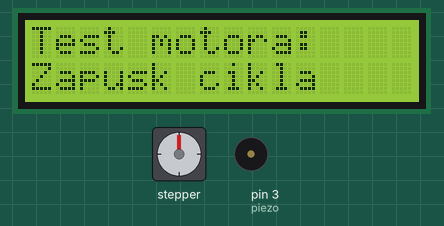
Recording of a sketch running on a simulated Arduino Uno, built with avr-gcc and run on an emulated ATmega328P. Shown: stepper motor, 16×2 character LCD, buzzer (waves = sounding). Wiring (inferred from the names in the program): stepper motor (2048 steps per turn assumed): coils pin 8, pin 9, pin 10, pin 11. What the sketch prints to the serial monitor is not drawn.

Above: at 0.8 s.
At 2.25 s:
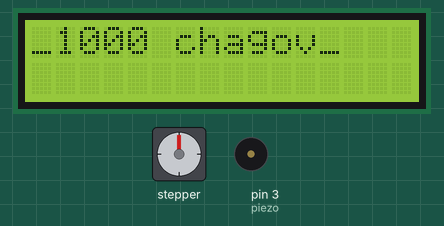
At 24.6 s:
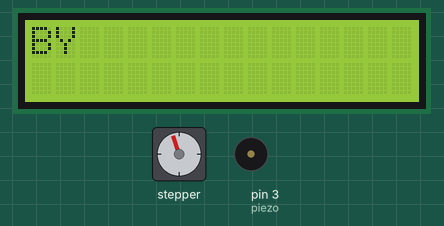
At 30.1 s:
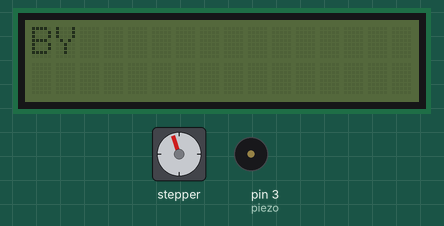
Timing chart, 0 to 33.8 s (numbered marks = the images above):
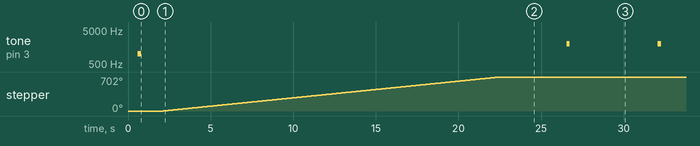

Measured:
- by itself, tone on pin 3 (piezo): plays 1000 Hz for 0.20 s, 2000 Hz for 0.20 s, 2000 Hz for 0.20 s
- by itself, stepper: turns 702° clockwise in 20.4 s
- what the display in image 2 shows lasts 2.0 s, from 24.5 s to 26.5 s

The sketch:

stepper_test.ino
```cpp
#include <Wire.h>
#include <LiquidCrystal_I2C.h>

// порты для подключения модуля ULN2003 к Arduino
#define in1 8
#define in2 9
#define in3 10
#define in4 11

LiquidCrystal_I2C lcd(0x27,16,2);
int piezo = 3;
int counter = 0;


int dl = 5; // время задержки между импульсами

void setup() {
    Serial.begin(9600);
    lcd.init();
    lcd.backlight();

    pinMode(in1, OUTPUT);
    pinMode(in2, OUTPUT);
    pinMode(in3, OUTPUT);
    pinMode(in4, OUTPUT);

    lcd.print("Test motora:");
    lcd.setCursor(0,1);
    lcd.print("Zapusk cikla");
    delay(500);
    tone(piezo, 1000, 200);
    delay(1500);

    lcd.clear();
    lcd.print("_1000 chagov_");
}

void loop() {
    while (counter<1000){
      Serial.println(counter);
      digitalWrite(in1, HIGH);
      digitalWrite(in2, LOW);
      digitalWrite(in3, LOW);
      digitalWrite(in4, HIGH);
      delay(dl);

      digitalWrite(in1, HIGH);
      digitalWrite(in2, HIGH);
      digitalWrite(in3, LOW);
      digitalWrite(in4, LOW);
      delay(dl);

      digitalWrite(in1, LOW);
      digitalWrite(in2, HIGH);
      digitalWrite(in3, HIGH);
      digitalWrite(in4, LOW);
      delay(dl);

      digitalWrite(in1, LOW);
      digitalWrite(in2, LOW);
      digitalWrite(in3, HIGH);
      digitalWrite(in4, HIGH);
      delay(dl);
      counter++;
      Serial.println(counter);
    }

    while(counter<1002){
      lcd.clear();
      lcd.print("1000 -- OK!");
      delay(1000);
      lcd.clear();
      lcd.print("END");
      delay(1000);
      lcd.clear();
      lcd.print("BY");
      delay(2000);
      lcd.clear();
      lcd.noBacklight();
      tone(piezo, 2000, 200);
      delay(1500);
      counter++;
    }

  }
```
